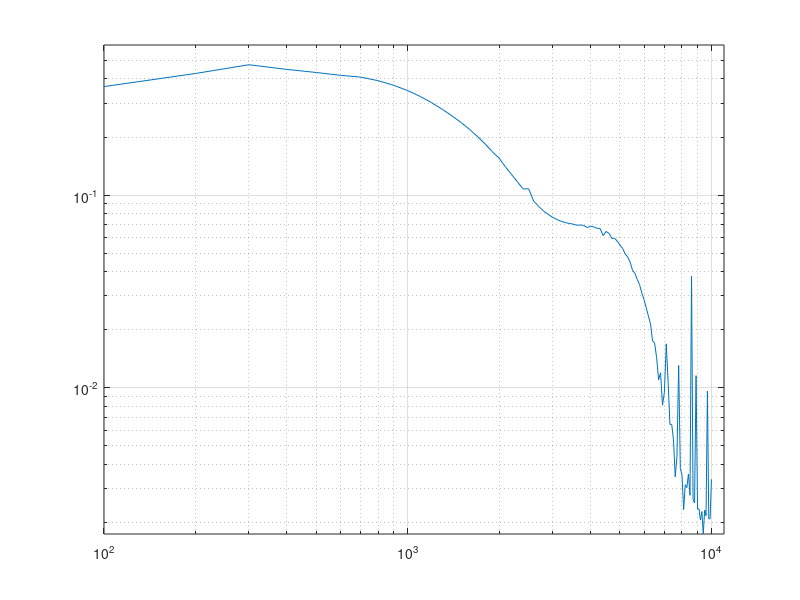

Here is the MATLAB script that generated this plot: (Note: this script raises an error after producing the figure.)
load('loss.mat')

figure(1)
p = loglog(iteration(1:100), solution_error);
grid on
xlim([0,11000])
ylim([0,0.6])
p.LineWidth = 1.2;
xlabel('i') 
ylabel('Relative error')
grid on
ax = gca;
ax.FontSize=12;
print('error-3','-depsc')

figure(2)
p = loglog(iteration, solution_loss);
grid on
p.LineWidth = 1.2;
xlim([0,11000])
ylim([0,400])
grid on
xlabel('i') 
ylabel('Loss') 
ax = gca;
ax.FontSize=12;
print('loss-3','-depsc')

% figure(3)
% p1=plot(iteration,point_1(:,1),'r-*','MarkerSize',5);
% hold on
% p2=plot(iteration,point_1(:,2),'k-*','MarkerSize',5);
% p3=plot(iteration,point_1(:,3),'b-*','MarkerSize',5);
% grid on
% xlabel('Iteration') 
% ylabel('Value') 
% legend({'c','x_1','x_2'},'Location','northwest','FontSize',12)
% hold off
% ax = gca;
% ax.FontSize=12;
% print('point4-1','-depsc')
% 
% figure(4)
% p1=plot(iteration,point_2(:,1),'r-*','MarkerSize',5);
% hold on
% p2=plot(iteration,point_2(:,2),'k-*','MarkerSize',5);
% p3=plot(iteration,point_2(:,3),'b-*','MarkerSize',5);
% grid on
% xlabel('Iteration') 
% ylabel('Value') 
% legend({'c','x_1','x_2'},'Location','northwest','FontSize',12)
% hold off
% ax = gca;
% ax.FontSize=12;
% print('point3-1','-depsc')

figure(5)
p1=plot(iteration,point_2(:,1),'r-*','MarkerSize',5);
hold on
p2=plot(iteration,point_2(:,2),'k-*','MarkerSize',5);
p3=plot(iteration,point_2(:,3),'b-*','MarkerSize',5);
p4=plot(iteration,point_2(:,4),'m-*','MarkerSize',5);
grid on
xlabel('i') 
ylabel('Value') 
legend({'c','x_1','x_2','x_3'},'Location','east','FontSize',12)
hold off
ax = gca;
ax.FontSize=12;
print('point-3','-depsc')